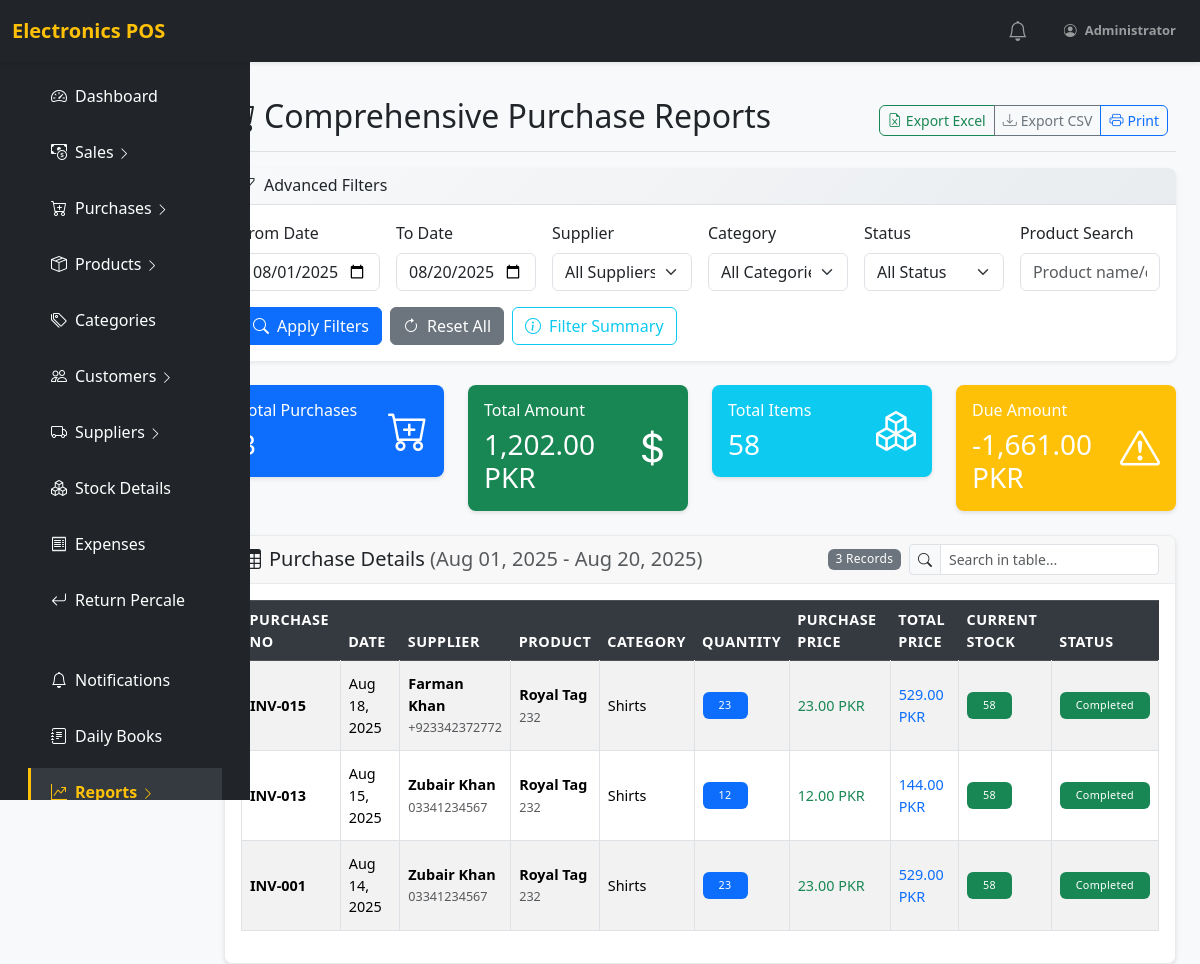
The page /comprehensive_purchase_reports.php (signed in) on the database as committed earlier.
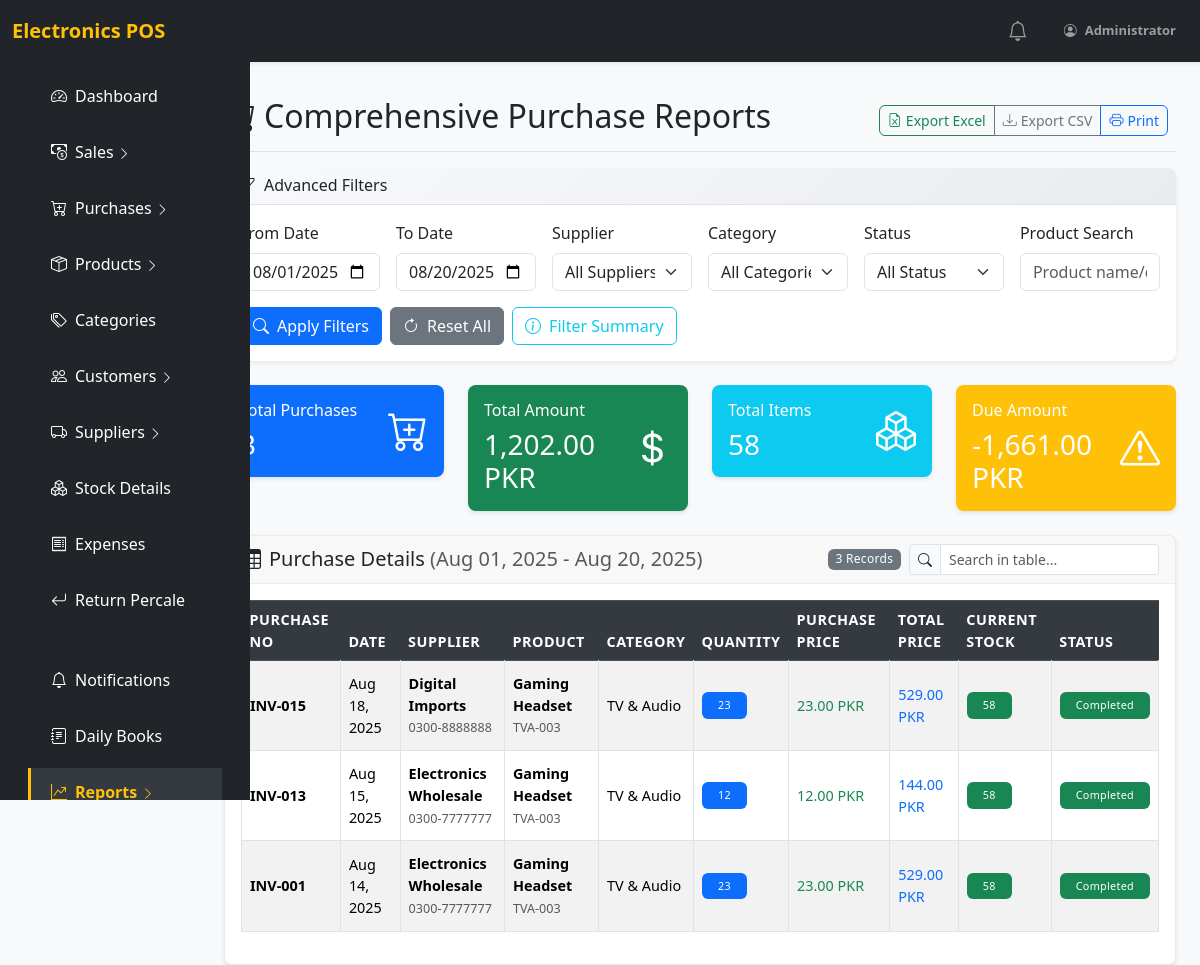
The same page on the database as committed later.
### tables this page shows
CREATE TABLE `purchase` (
  `id` int(11) NOT NULL,
  `supplier_id` int(11) NOT NULL,
  `after_discount_purchase` decimal(15,2) NOT NULL,
  `purchase_date` date NOT NULL,
  `purchase_no` varchar(50) DEFAULT NULL,
  `subtotal` decimal(15,2) NOT NULL DEFAULT 0.00,
  `discount` decimal(15,2) NOT NULL DEFAULT 0.00,
  `total_amount` decimal(15,2) NOT NULL DEFAULT 0.00,
  `paid_amount` decimal(15,2) NOT NULL DEFAULT 0.00,
  `due_amount` decimal(15,2) NOT NULL DEFAULT 0.00,
  `payment_method_id` int(11) DEFAULT NULL,
  `notes` text DEFAULT NULL,
  `status` enum('pending','completed','cancelled') NOT NULL DEFAULT 'completed',
  `created_by` int(11) DEFAULT NULL,
  `created_at` timestamp NOT NULL DEFAULT current_timestamp()
);

CREATE TABLE `supplier` (
  `id` int(11) NOT NULL,
  `supplier_name` varchar(255) NOT NULL,
  `supplier_contact` text NOT NULL,
  `supplier_open_balance` decimal(15,2) NOT NULL DEFAULT 0.00,
  `supplier_address` varchar(255) NOT NULL,
  `supplier_email` varchar(100) DEFAULT NULL,
  `status` tinyint(1) NOT NULL DEFAULT 1,
  `created_at` timestamp NOT NULL DEFAULT current_timestamp(),
  `opening_balance` decimal(10,2) DEFAULT 0.00
);

CREATE TABLE `categories` (
  `id` int(11) NOT NULL,
  `category` varchar(100) NOT NULL,
  `description` text DEFAULT NULL,
  `status` tinyint(1) NOT NULL DEFAULT 1,
  `created_at` timestamp NOT NULL DEFAULT current_timestamp()
);

### comprehensive_purchase_reports.php (the view, shortened to what the changed rows need)
<?php
require_once 'includes/config.php';
$from_date = $_GET['from_date'] ?? date('Y-m-01');
$to_date = $_GET['to_date'] ?? date('Y-m-d');
$purchase_query = "
    SELECT
        p.id,
        p.purchase_no,
        p.purchase_date,
        p.total_amount,
        p.paid_amount,
        p.due_amount,
        p.status,
        s.supplier_name,
        s.supplier_contact as contact,
        s.supplier_address as address,
        pi.product_id,
        pi.quantity,
        pi.purchase_price,
        pi.purchase_total as total_price,
        pr.product_name,
        pr.product_code,
        c.category,
        c.id as category_id,
        COALESCE(si.quantity, 0) as current_stock
    FROM purchase p
    LEFT JOIN supplier s ON p.supplier_id = s.id
    LEFT JOIN purchase_items pi ON p.id = pi.purchase_id
    LEFT JOIN products pr ON pi.product_id = pr.id
    LEFT JOIN categories c ON pr.category_id = c.id
    LEFT JOIN (
        SELECT
            product_id,
            COALESCE(SUM(CASE WHEN status = 'available' THEN quantity ELSE 0 END), 0) as quantity
        FROM stock_items
        GROUP BY product_id
    ) si ON pi.product_id = si.product_id
    WHERE p.purchase_date BETWEEN ? AND ?
";
$params = [$from_date, $to_date];
$purchase_query .= " ORDER BY p.purchase_date DESC, p.purchase_no";
$stmt = $pdo->prepare($purchase_query);
$stmt->execute($params);
$purchases = $stmt->fetchAll(PDO::FETCH_ASSOC);
include 'includes/header.php';
?>
<div class="container-fluid">
    <div class="row">
        <main class="col-md-10 ms-sm-auto px-4 " style="margin-top: 25px;">
            <div class="d-flex justify-content-between flex-wrap flex-md-nowrap align-items-center pt-3 pb-2 mb-3 border-bottom">
                <h1 class="h2">
                    <i class="bi bi-cart-plus me-2"></i>Comprehensive Purchase Reports
                </h1>
            </div>
            <div class="card">
                <div class="card-body">
                    <div class="table-responsive">
                        <table class="table table-bordered table-striped table-hover" id="purchaseTable">
                            <thead class="table-dark">
                                <tr>
                                    <th>Purchase No</th>
                                    <th>Date</th>
                                    <th>Supplier</th>
                                    <th>Product</th>
                                    <th>Category</th>
                                    <th>Quantity</th>
                                    <th>Purchase Price</th>
                                    <th>Total Price</th>
                                    <th>Current Stock</th>
                                    <th>Status</th>
                                </tr>
                            </thead>
                            <tbody>
                                <?php if (empty($purchases)): ?>
                                    <tr>
                                        <td colspan="10" class="text-center text-muted py-4">
                                            <i class="bi bi-inbox fs-1 d-block mb-2"></i>
                                            No purchases found for the selected criteria.
                                        </td>
                                    </tr>
                                <?php else: ?>
                                    <?php foreach ($purchases as $purchase): ?>
                                        <tr>
                                            <td>
                                                <strong><?= htmlspecialchars($purchase['purchase_no']) ?></strong>
                                            </td>
                                            <td><?= date('M d, Y', strtotime($purchase['purchase_date'])) ?></td>
                                            <td>
                                                <div>
                                                    <strong><?= htmlspecialchars($purchase['supplier_name']) ?></strong>
                                                    <br><small class="text-muted"><?= htmlspecialchars($purchase['contact']) ?></small>
                                                </div>
                                            </td>
                                            <td>
                                                <div>
                                                    <strong><?= htmlspecialchars($purchase['product_name']) ?></strong>
                                                    <br><small class="text-muted"><?= htmlspecialchars($purchase['product_code']) ?></small>
                                                </div>
                                            </td>
                                            <td><?= htmlspecialchars($purchase['category']) ?></td>
                                            <td>
                                                <span class="badge bg-primary text-white px-3 py-2">
                                                    <?= number_format($purchase['quantity']) ?>
                                                </span>
                                            </td>
                                            <td>
                                                <span class="text-success">
                                                    <?= number_format($purchase['purchase_price'], 2) ?> PKR
                                                </span>
                                            </td>
                                            <td>
                                                <span class="text-primary">
                                                    <?= number_format($purchase['total_price'], 2) ?> PKR
                                                </span>
                                            </td>
                                            <td>
                                                <span class="badge <?= $purchase['current_stock'] > 0 ? 'bg-success' : 'bg-danger' ?> text-white px-3 py-2">
                                                    <?= number_format($purchase['current_stock']) ?>
                                                </span>
                                            </td>
                                            <td>
                                                <?php if ($purchase['status'] === 'completed'): ?>
                                                    <span class="badge bg-success text-white px-3 py-2">Completed</span>
                                                <?php elseif ($purchase['status'] === 'pending'): ?>
                                                    <span class="badge bg-warning text-dark px-3 py-2">Pending</span>
                                                <?php else: ?>
                                                    <span class="badge bg-secondary text-white px-3 py-2"><?= ucfirst($purchase['status']) ?></span>
                                                <?php endif; ?>
                                            </td>
                                        </tr>
                                    <?php endforeach; ?>
                                <?php endif; ?>
                            </tbody>
                        </table>
                    </div>
                </div>
            </div>
        </main>
    </div>
</div>

Rows that differ between the two databases and show on the page:
changed through a linked row, purchase "INV-015": supplier.supplier_name "Farman Khan" → "Digital Imports"; supplier.supplier_contact "+923342372772" → "0300-8888888"; product_name "Royal Tag" → "Gaming Headset"; product_code "232" → "TVA-003"; categories.category "Shirts" → "TV & Audio"
changed through a linked row, purchase "INV-013": supplier.supplier_name "Zubair Khan" → "Electronics Wholesale"; supplier.supplier_contact "03341234567" → "0300-7777777"; product_name "Royal Tag" → "Gaming Headset"; product_code "232" → "TVA-003"; categories.category "Shirts" → "TV & Audio"
changed through a linked row, purchase "INV-001": supplier.supplier_name "Zubair Khan" → "Electronics Wholesale"; supplier.supplier_contact "03341234567" → "0300-7777777"; product_name "Royal Tag" → "Gaming Headset"; product_code "232" → "TVA-003"; categories.category "Shirts" → "TV & Audio"
